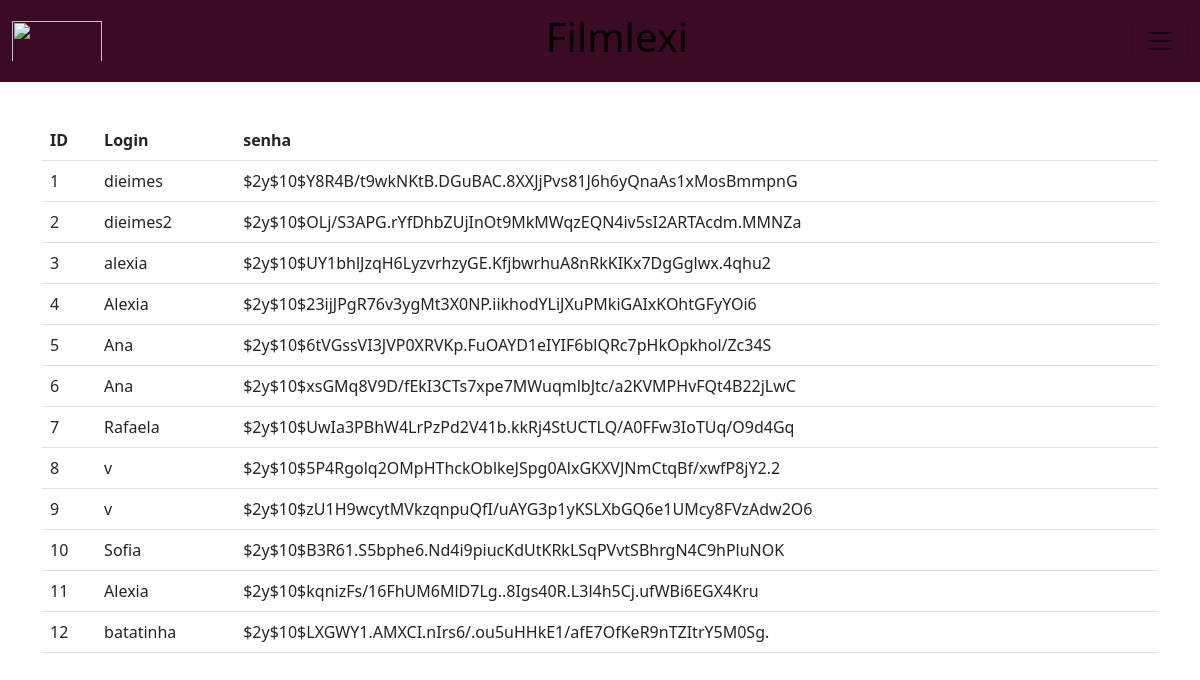
/consultar.php, run on the app's committed database.
### tables this page shows
CREATE TABLE IF NOT EXISTS `tabela_alexia` (
  `id_senha` int(11) NOT NULL AUTO_INCREMENT,
  `login` varchar(500) NOT NULL,
  `senha` varchar(255) NOT NULL,
  PRIMARY KEY (`id_senha`)
);

### consultar.php (the view, shortened to what this page needs)
<?php
    include("conexao.php");
    $sql_mensagens = "SELECT * FROM tabela_alexia ";
    $consulta_mensagens = $mysqli->query($sql_mensagens) or die($mysqli->error);
    $quantidade_mensagens = $consulta_mensagens->num_rows;
?>
<!DOCTYPE html>
    <html lang="pt-br">
        <head>
            <link href="https://cdn.jsdelivr.net/npm/bootstrap@5.2.0/dist/css/bootstrap.min.css" rel="stylesheet">
        </head>
        <body>
        <nav class="navbar fixed-top" style="background-color: #3B0B24;">
      <div class="container-fluid">
        <img src="image/favicons/senac-logo.jpg" class="navbar-brand" height="50px" width="90px">
        <a class="navbar-brand" href="#"><h1 class="men"> Filmlexi</h1></a>
        <button class="navbar-toggler" type="button" data-bs-toggle="offcanvas" data-bs-target="#offcanvasDarkNavbar" aria-controls="offcanvasDarkNavbar">
          <span class="navbar-toggler-icon"></span>
        </button>
      </div>
    </nav>
    <br>
    <br>
    <br>
    <br>
    <br>
    <div class="container">
        <div class="table-responsive">
            <table class="table table-hover">
                <thead>
                    <th>ID</th>
                    <th>Login</th>
                    <th>senha</th>
                </thead>
                <tbody>
                <?php if ($quantidade_mensagens == 0 ){ ?>
                        <tr>
                            <td colspan="6">Nenhuma  mensagem encontrada</td>
                        </tr>
                    <?php
                        } else {
                            while ($mensagem = $consulta_mensagens -> fetch_assoc()){
                    ?>
                    <tr>
                        <td> <?php echo $mensagem['id_senha']; ?> </td>
                        <td> <?php echo $mensagem['login']; ?> </td>
                        <td> <?php echo $mensagem['senha']; ?> </td>
                    </tr>
                    <?php
                    }
                    ?>
                    <?php
                    }
                    ?>
                </tbody>
            </table>
        </div>
    </div>
        </body>
    </html>

### data on the page
tabela_alexia: id_senha "1", login "dieimes", senha "$2y$10$Y8R4B/t9wkNKtB.DGuBAC.8XXJjPvs81J6h6yQnaAs1xMosBmmpnG"
tabela_alexia: id_senha "2", login "dieimes2", senha "$2y$10$OLj/S3APG.rYfDhbZUjInOt9MkMWqzEQN4iv5sI2ARTAcdm.MMNZa"
tabela_alexia: id_senha "3", login "alexia", senha "$2y$10$UY1bhlJzqH6LyzvrhzyGE.KfjbwrhuA8nRkKIKx7DgGglwx.4qhu2"
tabela_alexia: id_senha "4", login "Alexia", senha "$2y$10$23ijJPgR76v3ygMt3X0NP.iikhodYLiJXuPMkiGAIxKOhtGFyYOi6"
tabela_alexia: id_senha "5", login "Ana", senha "$2y$10$6tVGssVI3JVP0XRVKp.FuOAYD1eIYIF6blQRc7pHkOpkhol/Zc34S"
tabela_alexia: id_senha "6", login "Ana", senha "$2y$10$xsGMq8V9D/fEkI3CTs7xpe7MWuqmlbJtc/a2KVMPHvFQt4B22jLwC"
tabela_alexia: id_senha "7", login "Rafaela", senha "$2y$10$UwIa3PBhW4LrPzPd2V41b.kkRj4StUCTLQ/A0FFw3IoTUq/O9d4Gq"
tabela_alexia: id_senha "8", login "v", senha "$2y$10$5P4Rgolq2OMpHThckOblkeJSpg0AlxGKXVJNmCtqBf/xwfP8jY2.2"
tabela_alexia: id_senha "9", login "v", senha "$2y$10$zU1H9wcytMVkzqnpuQfI/uAYG3p1yKSLXbGQ6e1UMcy8FVzAdw2O6"
tabela_alexia: id_senha "10", login "Sofia", senha "$2y$10$B3R61.S5bphe6.Nd4i9piucKdUtKRkLSqPVvtSBhrgN4C9hPluNOK"
tabela_alexia: id_senha "11", login "Alexia", senha "$2y$10$kqnizFs/16FhUM6MlD7Lg..8Igs40R.L3l4h5Cj.ufWBi6EGX4Kru"
tabela_alexia: id_senha "12", login "batatinha", senha "$2y$10$LXGWY1.AMXCI.nIrs6/.ou5uHHkE1/afE7OfKeR9nTZItrY5M0Sg."
